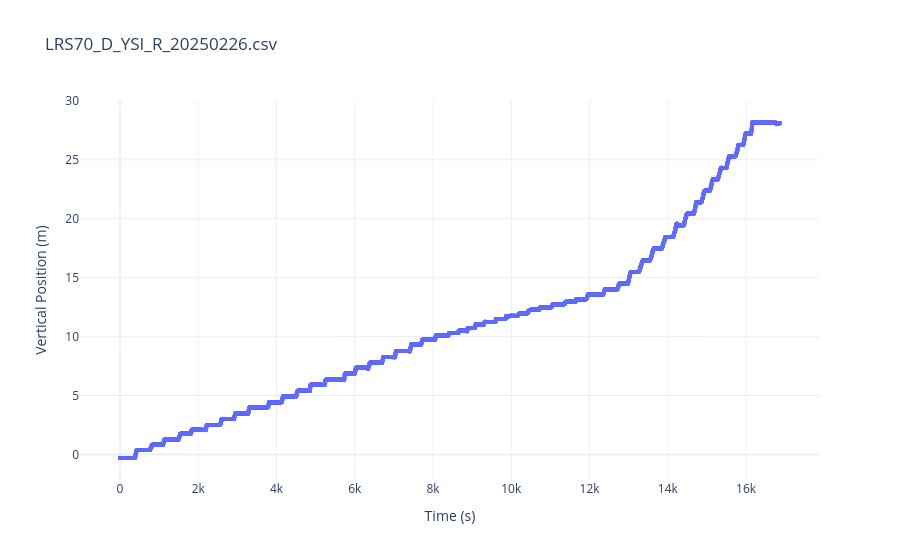

The notebook cell this image was saved under:
### Code cell
import pandas as pd
import plotly.graph_objects as go

# --- Cargar datos ---
#file_path = r"C:\Users\Mariana\Documents\freshwater_lens\data\raw\raw_lrs70\LRS70_D_YSI_20230822.csv"
file_path = r"C:\Users\Mariana\Documents\freshwater_lens\data\raw\raw_lrs70\LRS70_D_YSI_R_20250226.csv"
df = pd.read_csv(file_path)

# --- Columnas ---
time_col = "Time (HH:mm:ss)"
fract_col = "Time (Fract. Sec)"
vp_col = "Vertical Position m"

# --- Convertir HH:mm:ss a segundos ---
time_seconds = pd.to_timedelta(df[time_col]).dt.total_seconds()

# --- Sumar fracción de segundo ---
time_total = time_seconds + df[fract_col]

# --- Convertir a tiempo relativo (inicio = 0) ---
df["time_sec"] = time_total - time_total.iloc[0]

# --- Crear figura ---
fig = go.Figure()

fig.add_trace(
    go.Scatter(
        x=df["time_sec"],
        y=df[vp_col],
        mode="lines+markers",  # línea + puntos
        name="Vertical Position",
        marker=dict(size=4),
        line=dict(width=2)
    )
)

# --- Layout ---
fig.update_layout(
    title="LRS70_D_YSI_R_20250226.csv",
    xaxis_title="Time (s)",
    yaxis_title="Vertical Position (m)",
    template="plotly_white"
)

# (Opcional) invertir eje Y si es perfil vertical
# fig.update_yaxes(autorange="reversed")

# --- Mostrar ---
fig.show()

### Figure 1 — Plotly figure (JSON) as saved in the notebook; plotly's stock layout.template omitted (floating-point values rounded to 4 significant figures; data arrays with more than 128 entries replaced by an {"elided": "..."} marker saying what was removed)
{"data": [{"line": {"width": 2}, "marker": {"size": 4}, "mode": "lines+markers", "name": "Vertical Position", "type": "scatter", "x": {"elided": "16867 int values"}, "y": {"elided": "16867 float values"}}], "layout": {"title": {"text": "LRS70_D_YSI_R_20250226.csv"}, "xaxis": {"title": {"text": "Time (s)"}}, "yaxis": {"title": {"text": "Vertical Position (m)"}}}}
